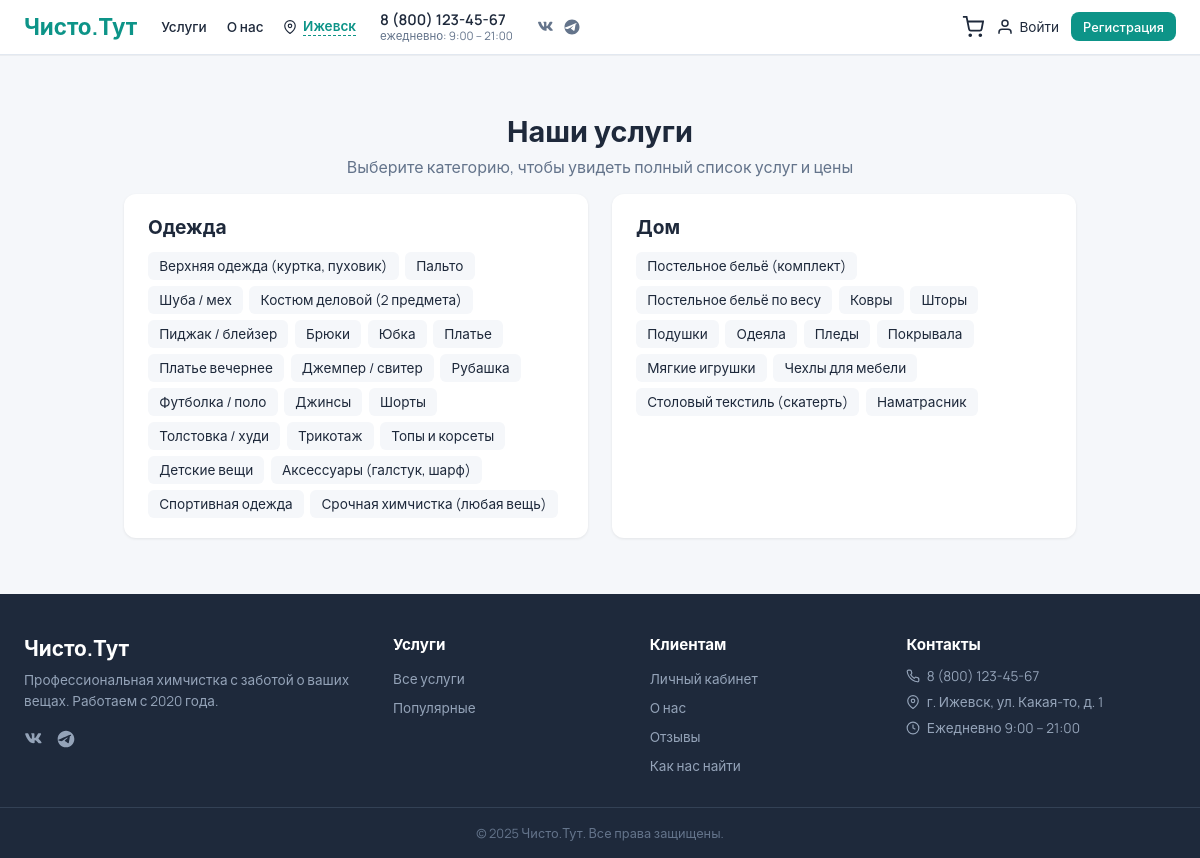
Page /c/services/ on the committed database.
### core/models.py (models this page shows, shortened)
class ServiceCategory(models.Model):
    name = models.CharField('Название', max_length=100)
    slug = models.SlugField('Slug', unique=True)
    image = models.ImageField('Изображение', upload_to='categories/', blank=True, null=True)
    description = models.TextField('Описание', blank=True, default='')
    order = models.PositiveIntegerField('Порядок', default=0)
    class Meta:
        verbose_name = 'категория услуг'
        verbose_name_plural = 'категории услуг'
        ordering = ['order', 'name']

class Service(models.Model):
    UNIT_PIECE = 'piece'
    UNIT_KG = 'kg'
    UNIT_M2 = 'm2'
    UNIT_CHOICES = [
        (UNIT_PIECE, 'За штуку'),
        (UNIT_KG, 'За кг'),
        (UNIT_M2, 'За м²'),
    ]
    category = models.ForeignKey(
        ServiceCategory, on_delete=models.SET_NULL,
        null=True, blank=True,
        related_name='services', verbose_name='Категория',
    )
    parent = models.ForeignKey(
        'self', on_delete=models.CASCADE,
        null=True, blank=True,
        related_name='children', verbose_name='Родительская услуга',
        help_text='Если задана — это вариант/подуслуга',
    )
    name = models.CharField('Название', max_length=200)
    price = models.DecimalField('Цена', max_digits=10, decimal_places=2, default=0)
    image = models.ImageField('Изображение', upload_to='services/', blank=True, null=True)
    cleaning_time = models.CharField('Срок чистки', max_length=50, default='3 дня', help_text='Например: 3 дня, 7-10 дней, от 5 дней')
    price_unit = models.CharField('Единица расчёта', max_length=10, choices=UNIT_CHOICES, default=UNIT_PIECE)
    has_dimensions = models.BooleanField('Нужны длина и ширина (м²)', default=False, help_text='Для штор, ковров и т.п.')
    has_weight = models.BooleanField('Нужен вес (кг)', default=False, help_text='Для постельного белья и т.п.')
    is_popular = models.BooleanField('Популярная (на главной)', default=False)
    class Meta:
        verbose_name = 'услуга'
        verbose_name_plural = 'услуги'

### customer/views.py (the view)
# urls.py: path('services/', views.catalog, name='catalog'),
def catalog(request):
    categories = ServiceCategory.objects.prefetch_related('services').all()
    return render(request, 'customer/catalog.html', {
        'categories': categories,
    })

### templates/customer/catalog.html (shortened to what this page needs)
{% extends 'customer/base.html' %}
{% load static %}
{% block content %}
<section class="catalog-hero">
    <h1>Наши услуги</h1>
    <p class="catalog-hero-sub">Выберите категорию, чтобы увидеть полный список услуг и цены</p>
</section>
<section class="catalog-cats">
    {% for cat in categories %}
    <div class="cat-block">
        <div class="cat-block-header">
            <h2><a href="{% url 'customer:category' cat.slug %}">{{ cat.name }}</a></h2>
        </div>
        <div class="cat-tags">
            {% for svc in cat.services.all %}
            <a href="{% url 'customer:category' cat.slug %}" class="cat-tag">{{ svc.name }}</a>
            {% endfor %}
        </div>
    </div>
    {% empty %}
    <p class="empty">Категории скоро появятся.</p>
    {% endfor %}
</section>
{% endblock %}

### static/css/style.css (style rules this page uses)
:root { --bg: #f5f7fa; --surface: #ffffff; --primary: #0d9488; --primary-dark: #0f766e; --text: #1e293b; --text-muted: #64748b; --border: #e2e8f0; --danger: #dc2626; --warning: #d97706; --radius: 12px; --shadow: 0 1px 3px rgba(0,0,0,.08); --shadow-md: 0 4px 12px rgba(0,0,0,.08); }
* { box-sizing: border-box; }
body { font-family: 'Manrope', -apple-system, sans-serif; background: var(--bg); color: var(--text); margin: 0; min-height: 100vh; display: flex; flex-direction: column; }

### static/css/customer.css (style rules this page uses)
.catalog-hero { text-align: center; padding: 2rem 0 1rem; }
.catalog-hero h1 { font-size: 1.8rem; margin: 0 0 .35rem; }
.catalog-hero-sub { color: var(--text-muted); font-size: 1rem; margin: 0; }
.catalog-cats { display: grid; grid-template-columns: repeat(auto-fill, minmax(440px, 1fr)); gap: 1.5rem; margin-bottom: 2rem; }
.cat-block { background: var(--surface); border-radius: var(--radius); box-shadow: var(--shadow); overflow: hidden; }
.cat-block-header { display: flex; align-items: center; gap: 1rem; padding: 1.25rem 1.5rem .75rem; }
.cat-block-header h2 { margin: 0; font-size: 1.2rem; }
.cat-block-header h2 a { color: var(--text); text-decoration: none; }
.cat-tags { padding: 0 1.5rem 1.25rem; display: flex; flex-wrap: wrap; gap: .4rem; }
.cat-tag { display: inline-block; padding: .3rem .7rem; font-size: .85rem; color: var(--text); text-decoration: none; background: var(--bg); border-radius: 6px; transition: background .15s, color .15s; }

### rows in the picture
ServiceCategory: name "Одежда"
Service: name "Верхняя одежда (куртка, пуховик)"
Service: name "Пальто"
Service: name "Шуба / мех"
Service: name "Костюм деловой (2 предмета)"
Service: name "Пиджак / блейзер"
Service: name "Брюки"
Service: name "Юбка"
Service: name "Платье"
Service: name "Платье вечернее"
Service: name "Джемпер / свитер"
Service: name "Рубашка"
Service: name "Футболка / поло"
Service: name "Джинсы"
Service: name "Шорты"
Service: name "Толстовка / худи"
Service: name "Трикотаж"
Service: name "Топы и корсеты"
Service: name "Детские вещи"
Service: name "Аксессуары (галстук, шарф)"
Service: name "Спортивная одежда"
Service: name "Срочная химчистка (любая вещь)"
ServiceCategory: name "Дом"
Service: name "Постельное бельё (комплект)"
Service: name "Постельное бельё по весу"
Service: name "Ковры"
Service: name "Шторы"
Service: name "Подушки"
Service: name "Одеяла"
Service: name "Пледы"
Service: name "Покрывала"
Service: name "Мягкие игрушки"
Service: name "Чехлы для мебели"
Service: name "Столовый текстиль (скатерть)"
Service: name "Наматрасник"
